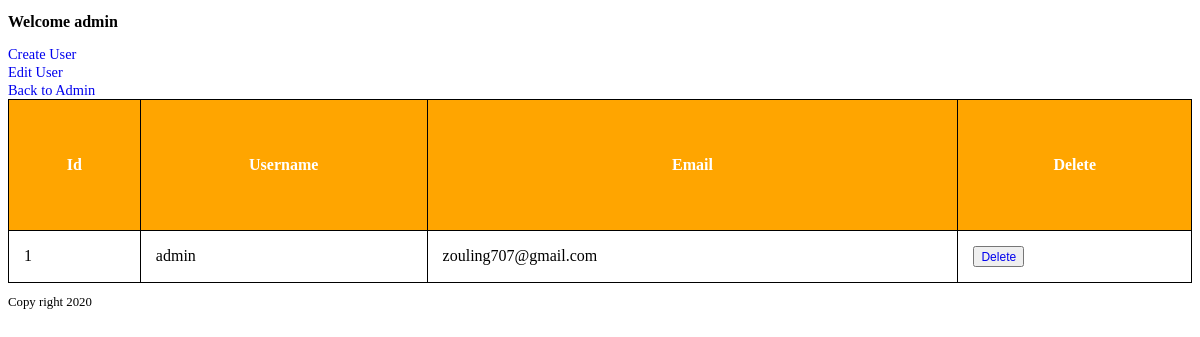
/admin/admin_user.php (signed in), run on the app's committed database.
### tables this page shows
CREATE TABLE `tbl_user` (
  `user_id` int(11) NOT NULL,
  `user_name` varchar(250) NOT NULL,
  `user_password` varchar(250) NOT NULL,
  `user_email` varchar(250) NOT NULL,
  `user_date` timestamp NOT NULL DEFAULT CURRENT_TIMESTAMP ON UPDATE CURRENT_TIMESTAMP,
  `user_login_count` int(11) NOT NULL
);

### admin/script/read.php (called while the page is built, shortened)
<?php
function getAll($tbl){
    $pdo = Database::getInstance()->getConnection();
    $queryAll = ' SELECT * FROM '.$tbl;
    $results = $pdo->query($queryAll);
    if($results){
        return $results;
    }else{
        return 'There was a problem';
    }
}

### admin/admin_user.php (the view, shortened to what this page needs)
<?php
$user_table ='tbl_user';
$getUser =  getAll($user_table);
?>
<!DOCTYPE html>
<html lang="en">
<head>
    <link rel="stylesheet" href="../css/main.css">
</head>
<body>
    <h2>Welcome <?php echo $_SESSION['user_name'];?></h2>
    <a href="admin_creatuser.php"> Create User </a><br>
    <a href="admin_editUser.php"> Edit User</a></br>
    <a href="admin.php">Back to Admin </a><br>
    <table>
    <form action="admin_user.php" method="POST">
        <thead>
            <tr>
                <th>Id</th>
                <th>Username</th>
                <th>Email</th>
                <th>Delete</th>
            </tr>
        </thead>
        <tbody>
        <?php while($users = $getUser->fetch(PDO::FETCH_ASSOC)):?>
            <tr>
            <td><?php echo $users['user_id'];?></td>
            <td><?php echo $users['user_name'];?></td>
            <td><?php echo $users['user_email'];?></td>
            <td><button><a href="admin_user.php?id=<?php echo $users['user_id'];?>">Delete</a><bubtton></td>
            </tr>
        <?php endwhile;?>
        </tbody>
   </table>
    <?php include '../templates/footer.php';?>
</body>
</html>

### css/main.css (style rules this page uses)
h2 { font-size: 1.0em; }
a { font-size: 0.9em; text-decoration: none; }
table { border-collapse: collapse; width: 100%; border: 1px solid black; }
th, td { padding: 15px; text-align: left; border: 1px solid black; }
th { height: 100px; text-align: left; background-color:orange; color: white; }
thead th { text-align: center; }
td { vertical-align:center; }

### data on the page
tbl_user: user_id "1", user_name "admin", user_email "zouling707@gmail.com"

### other printed values
$_SESSION['user_name'] "admin"
